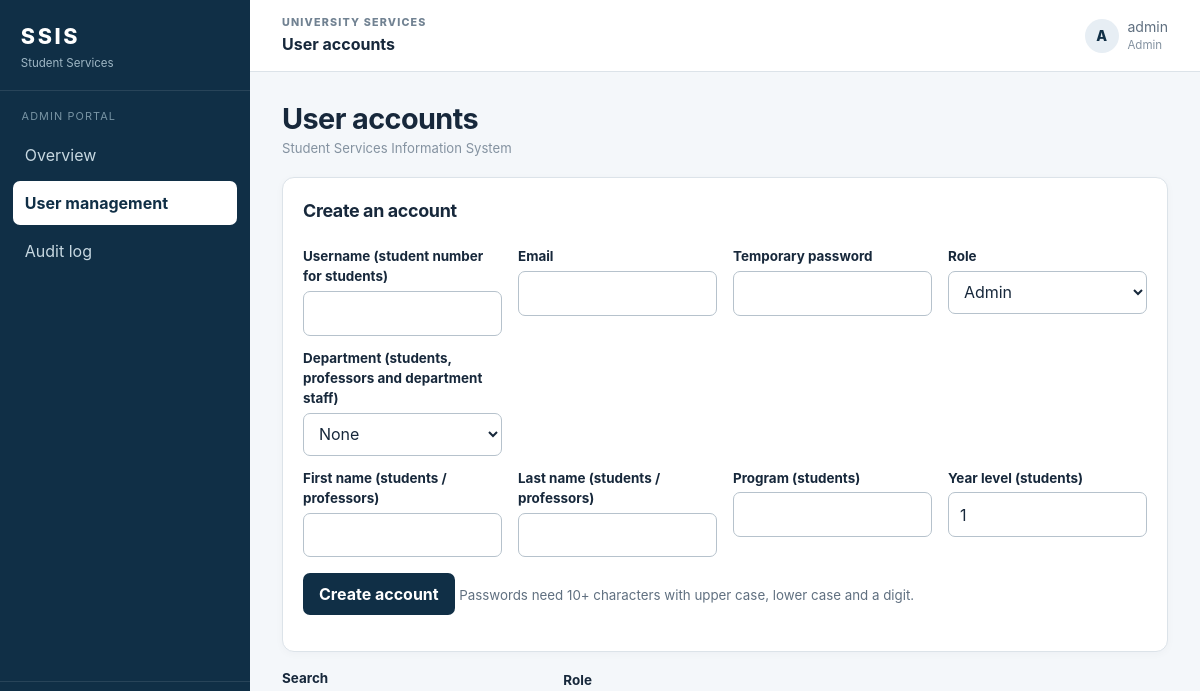
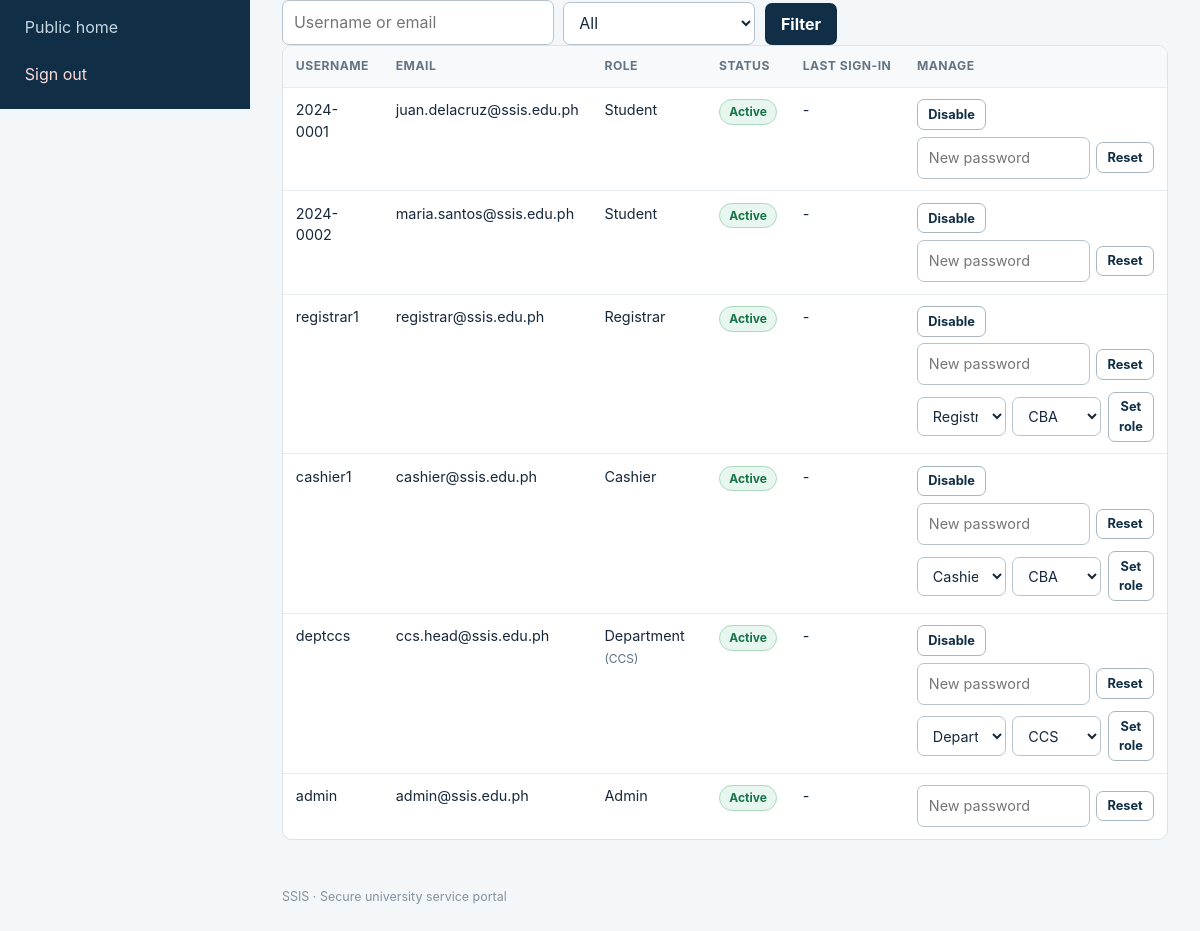
Before: /admin/users.php (signed in) with the older database file (2 pictures, top to bottom).
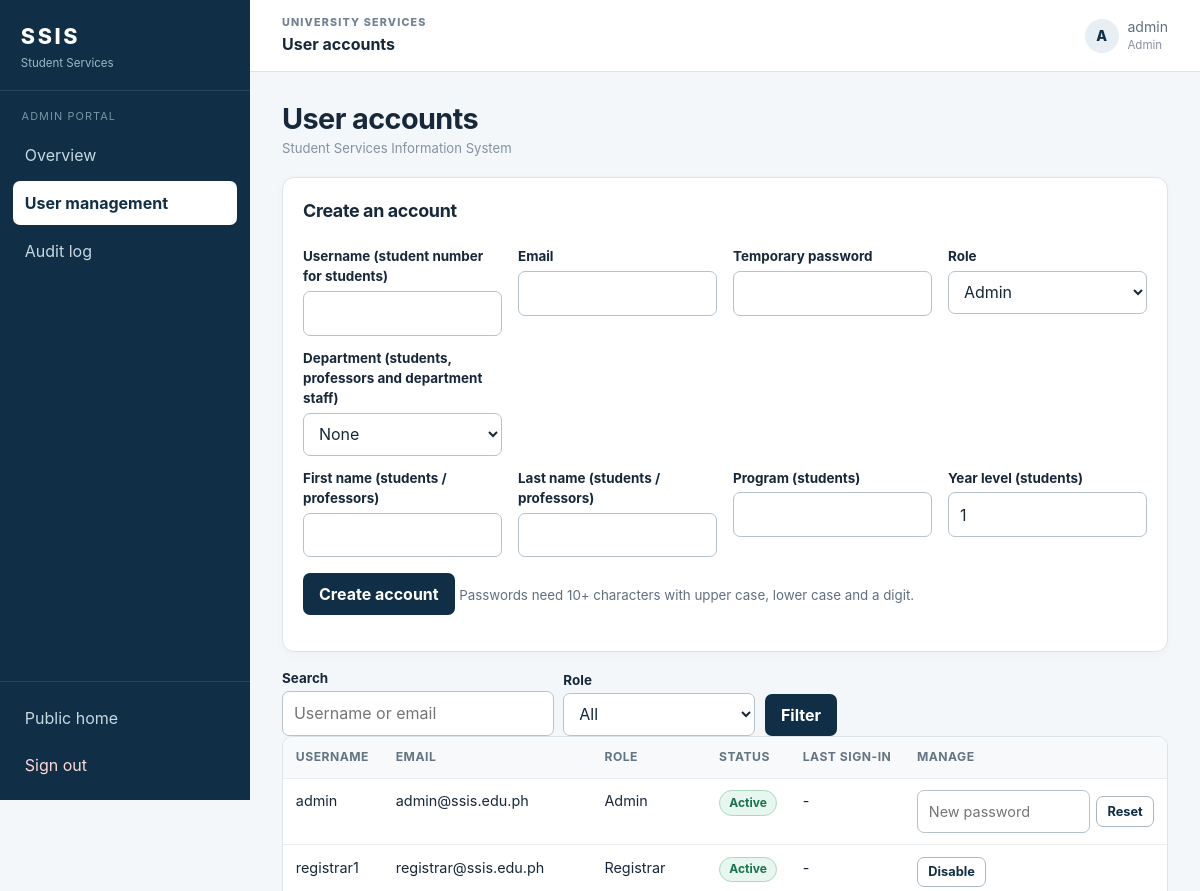
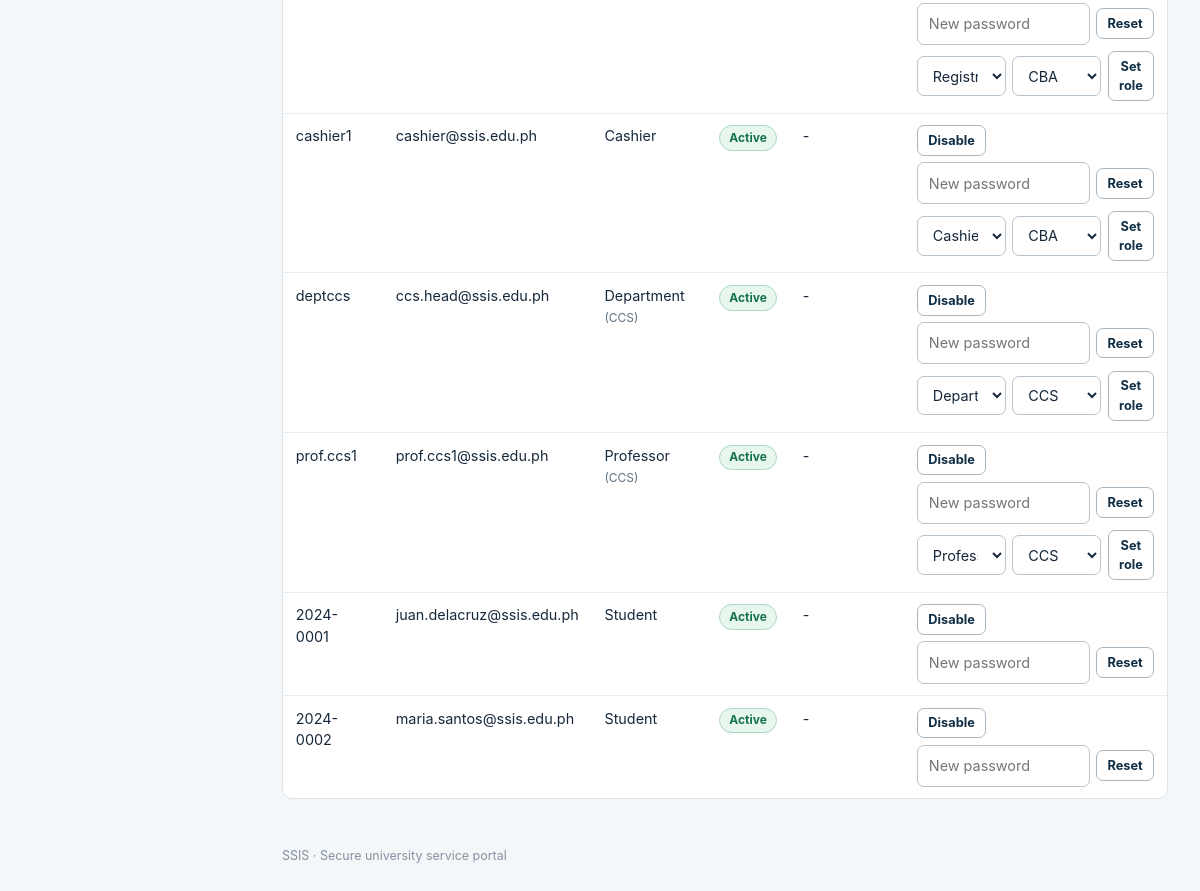
After: the same page with the newer database file (2 pictures, top to bottom).
### tables this page shows
CREATE TABLE users (
  id               INT UNSIGNED NOT NULL AUTO_INCREMENT,
  username         VARCHAR(50)  NOT NULL,
  email            VARCHAR(120) NOT NULL,
  password_hash    VARCHAR(255) NOT NULL,
  role             ENUM('admin','registrar','cashier','department','professor','student') NOT NULL,
  department_id    INT UNSIGNED NULL COMMENT 'Set for department and professor roles',
  status           ENUM('active','disabled') NOT NULL DEFAULT 'active',
  failed_attempts  TINYINT UNSIGNED NOT NULL DEFAULT 0,
  locked_until     DATETIME NULL,
  last_login_at    DATETIME NULL,
  created_at       TIMESTAMP NOT NULL DEFAULT CURRENT_TIMESTAMP,
  updated_at       TIMESTAMP NOT NULL DEFAULT CURRENT_TIMESTAMP ON UPDATE CURRENT_TIMESTAMP,
  PRIMARY KEY (id),
  UNIQUE KEY uq_users_username (username),
  UNIQUE KEY uq_users_email (email),
  KEY idx_users_role (role),
  CONSTRAINT fk_users_department FOREIGN KEY (department_id)
    REFERENCES departments(id) ON DELETE SET NULL ON UPDATE CASCADE
);

CREATE TABLE departments (
  id          INT UNSIGNED NOT NULL AUTO_INCREMENT,
  code        VARCHAR(10)  NOT NULL,
  name        VARCHAR(120) NOT NULL,
  PRIMARY KEY (id),
  UNIQUE KEY uq_departments_code (code)
);

### auth/auth_check.php (called while the page is built, shortened)
<?php
require_once __DIR__ . '/../config/database.php';
function e(?string $value): string
{
    return htmlspecialchars((string)$value, ENT_QUOTES | ENT_SUBSTITUTE, 'UTF-8');
}
function url(string $path): string
{
    return APP_BASE . $path;
}
function auth_user(): ?array
{
    $now = time();
    $fingerprint = hash('sha256', $_SERVER['HTTP_USER_AGENT'] ?? '');
    $st = db()->prepare(
        'SELECT id, username, email, role, department_id, status FROM users WHERE id = ? LIMIT 1'
    );
    $st->execute([(int)$_SESSION['uid']]);
    $row = $st->fetch();
    $cache = $row;
    return $cache;
}
function require_login(): array
{
    $user = auth_user();
    return $user;
}
function require_role(string|array $roles): array
{
    $user = require_login();
    return $user;
}

### config/database.php (called while the page is built, shortened)
<?php
function db(): PDO
{
    static $pdo = null;
    if ($pdo instanceof PDO) {
        return $pdo;
    }
    $host    = getenv('SSIS_DB_HOST') ?: '127.0.0.1';
    $port    = getenv('SSIS_DB_PORT') ?: '3306';
    $name    = getenv('SSIS_DB_NAME') ?: 'ssis_db';
    $user    = getenv('SSIS_DB_USER') ?: 'root';
    $pass    = getenv('SSIS_DB_PASS') !== false ? getenv('SSIS_DB_PASS') : '';
    $dsn = "mysql:host={$host};port={$port};dbname={$name};charset=utf8mb4";
    try {
        $pdo = new PDO($dsn, $user, $pass, [
            PDO::ATTR_ERRMODE            => PDO::ERRMODE_EXCEPTION,
            PDO::ATTR_DEFAULT_FETCH_MODE => PDO::FETCH_ASSOC,
            PDO::ATTR_EMULATE_PREPARES   => false,
            PDO::ATTR_STRINGIFY_FETCHES  => false,
        ]);
    } catch (PDOException $e) {
        error_log('[SSIS] DB connection failed: ' . $e->getMessage());
        http_response_code(503);
        exit('Service temporarily unavailable. Please try again later.');
    }
    return $pdo;
}

### admin/users.php (the view, shortened to what the changed rows need)
<?php
require_once __DIR__ . '/../auth/auth_check.php';
require_once __DIR__ . '/../includes/layout.php';
$user = require_role('admin');
$pdo  = db();
$q = get_str('q', 60); $role = get_str('role', 12);
if (!in_array($role, ALL_ROLES, true)) $role = '';
$like = '%' . addcslashes($q, '%_\\') . '%';
$st = $pdo->prepare('SELECT u.*, d.code AS dept, (u.locked_until > NOW()) AS is_locked FROM users u LEFT JOIN departments d ON d.id = u.department_id
                      WHERE (? = "" OR u.username LIKE ? OR u.email LIKE ?) AND (? = "" OR u.role = ?) ORDER BY u.role, u.username LIMIT 200');
$st->execute([$q, $like, $like, $role, $role]);
$rows = $st->fetchAll();
$depts = $pdo->query('SELECT id, code, name FROM departments ORDER BY code')->fetchAll();
render_header($user, 'User accounts');
?>
<div class="card"><h2>Create an account</h2>
  <?= form_open('create') ?>
</div>
<div class="tablewrap"><table><thead><tr><th>Username</th><th>Email</th><th>Role</th><th>Status</th><th>Last sign-in</th><th>Manage</th></tr></thead><tbody>
<?php foreach ($rows as $r): ?>
  <tr><td><?= e($r['username']) ?></td><td><?= e($r['email']) ?></td><td><?= e(label($r['role'])) ?><?= $r['dept'] ? ' <small>(' . e($r['dept']) . ')</small>' : '' ?></td>
    <td><?= badge($r['status']) ?><?= (int)$r['is_locked'] ? ' <span class="badge bad">Locked</span>' : '' ?></td><td><?= e(fmt_date($r['last_login_at'])) ?></td>
    <td><div class="actions">
      <?php if ((int)$r['id'] !== (int)$user['id']): ?>
        <?= form_open('toggle') ?><input type="hidden" name="id" value="<?= (int)$r['id'] ?>"><button class="btn alt sm" type="submit" data-confirm="<?= $r['status'] === 'active' ? 'Disable' : 'Enable' ?> this account?"><?= $r['status'] === 'active' ? 'Disable' : 'Enable' ?></button></form>
      <?php endif; ?>
      <?= form_open('reset') ?><input type="hidden" name="id" value="<?= (int)$r['id'] ?>"><input type="password" name="password" placeholder="New password" aria-label="New password" autocomplete="new-password" required><button class="btn alt sm" type="submit">Reset</button></form>
      <?php if ($r['role'] !== 'student' && (int)$r['id'] !== (int)$user['id']): ?>
        <?= form_open('role') ?><input type="hidden" name="id" value="<?= (int)$r['id'] ?>">
        <select name="role" aria-label="Role"><?php foreach (STAFF as $s): ?><option value="<?= $s ?>"<?= $s === $r['role'] ? ' selected' : '' ?>><?= e(label($s)) ?></option><?php endforeach; ?></select>
        <select name="department_id" aria-label="Department"><?php foreach ($depts as $d): ?><option value="<?= (int)$d['id'] ?>"<?= (int)$d['id'] === (int)$r['department_id'] ? ' selected' : '' ?>><?= e($d['code']) ?></option><?php endforeach; ?></select><button class="btn alt sm" type="submit" data-confirm="Change this user's role?">Set role</button></form>
      <?php endif; ?>
    </div></td></tr>
<?php endforeach; ?></tbody></table></div>
<?php render_footer();

### includes/layout.php (shortened to what the changed rows need)
<?php
require_once __DIR__ . '/helpers.php';
function render_header(array $user, string $title): void
{
    $self = $_SERVER['SCRIPT_NAME'] ?? '';
    $role = $user['role'];
    echo '<!DOCTYPE html><html lang="en"><head><meta charset="utf-8">'
       . '<meta name="viewport" content="width=device-width, initial-scale=1">'
       . '<title>' . e($title) . ' - SSIS</title>'
       . '<link rel="stylesheet" href="' . e(url('/assets/css/style.css')) . '">'
       . '<script src="' . e(url('/assets/js/app.js')) . '" defer></script></head><body>';
    echo '<div class="app-shell"><aside class="sidebar">'
       . '<a class="side-brand" href="' . e(url(ROLE_HOME[$role])) . '"><span>SSIS</span><small>Student Services</small></a>'
       . '<div class="side-section"><small>' . e(label($role)) . ' portal</small><nav aria-label="Main">';
    foreach (NAV[$role] as $text => $path) {
        $cur = str_ends_with($self, $path) ? ' aria-current="page"' : '';
        echo '<a href="' . e(url($path)) . '"' . $cur . '>' . e($text) . '</a>';
    }
    echo '</nav></div><div class="side-bottom">'
       . '<a href="' . e(url('/')) . '">Public home</a>'
       . '<form method="post" action="' . e(url('/auth/logout.php')) . '">' . csrf_field()
       . '<button class="side-signout" type="submit">Sign out</button></form></div></aside>'
       . '<div class="app-main"><header class="app-top"><div><span class="top-kicker">UNIVERSITY SERVICES</span><strong>' . e($title) . '</strong></div>'
       . '<div class="who"><span class="user-avatar">' . e(strtoupper(substr($user['username'],0,1))) . '</span>'
       . '<span>' . e($user['username']) . '<small>' . e(label($role)) . '</small></span></div></header><main class="page">';
    echo '<div class="page-heading"><div><h1>' . e($title) . '</h1><p class="breadcrumb">Student Services Information System</p></div></div>';
}
function render_footer(): void
{
    echo '</main><footer class="app-footer">SSIS · Secure university service portal</footer></div></div></body></html>';
}
function form_open(string $action = '', string $extra = ''): string
{
    return '<form method="post" action="" ' . $extra . '>' . csrf_field()
         . ($action !== '' ? '<input type="hidden" name="action" value="' . e($action) . '">' : '');
}

### includes/helpers.php (shortened to what the changed rows need)
<?php
function fmt_date(?string $d): string { return $d ? date('M j, Y g:i A', strtotime($d)) : '-'; }
function label(string $v): string { return ucfirst(str_replace('_', ' ', $v)); }
function badge(string $status): string
{
    $good = ['paid', 'enrolled', 'passed', 'released', 'ready', 'active'];
    $warn = ['pending', 'partial', 'awaiting_payment', 'processing', 'incomplete'];
    $cls  = in_array($status, $good, true) ? 'good' : (in_array($status, $warn, true) ? 'warn' : 'bad');
    return '<span class="badge ' . $cls . '">' . e(label($status)) . '</span>';
}

Changed rows visible on the page:
shown differently, row unchanged: users "admin": moves up the list
added users: username "prof.ccs1", email "prof.ccs1@ssis.edu.ph", role "Professor", department.code "CCS", status "Active", last_login_at "-", shows "Disable", department_id "CCS"
shown differently, row unchanged: users "juan.delacruz@ssis.edu.ph": moves down the list
shown differently, row unchanged: users "maria.santos@ssis.edu.ph": moves down the list
